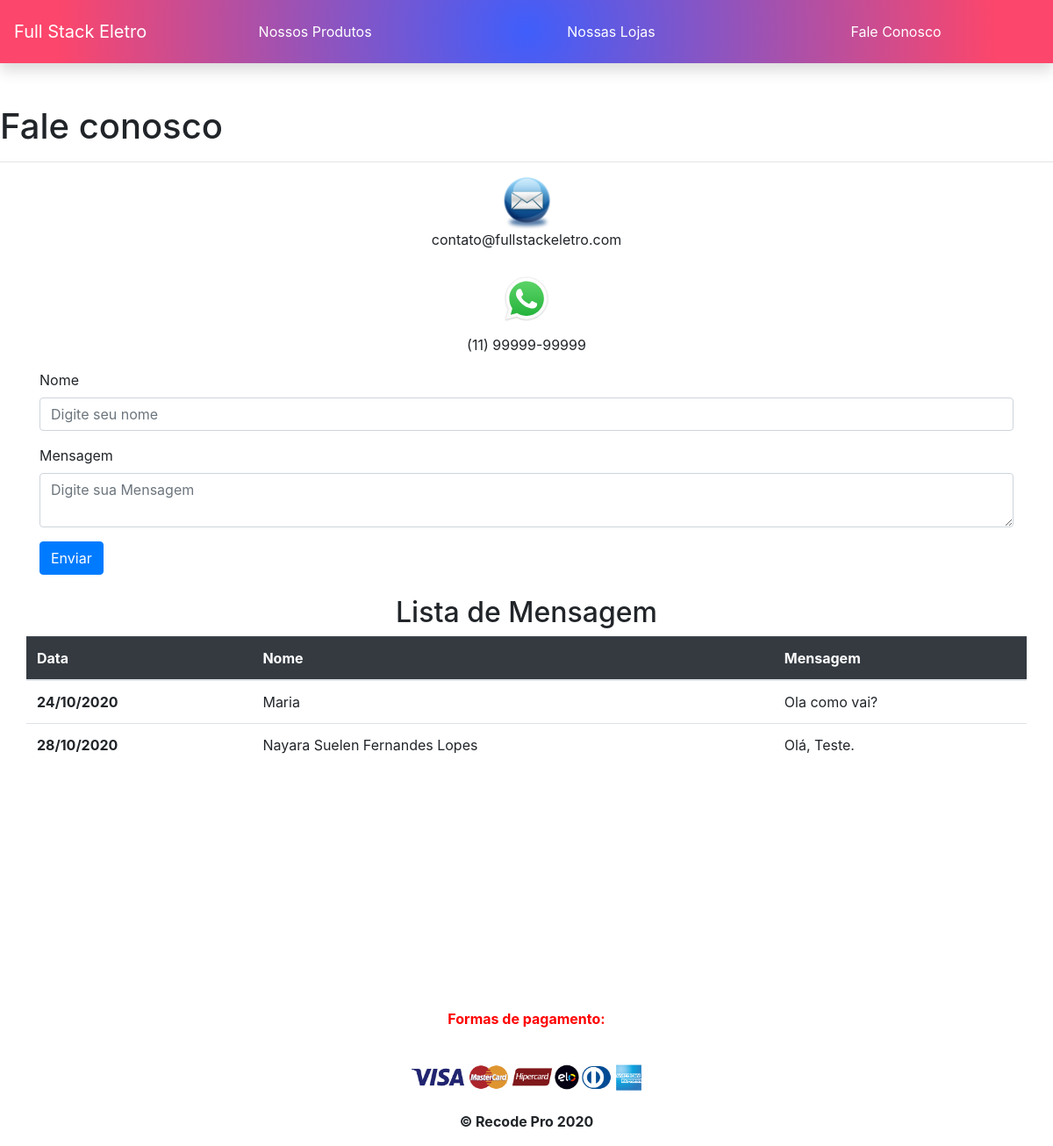
Before: /fale_conosco.php with the older database file.
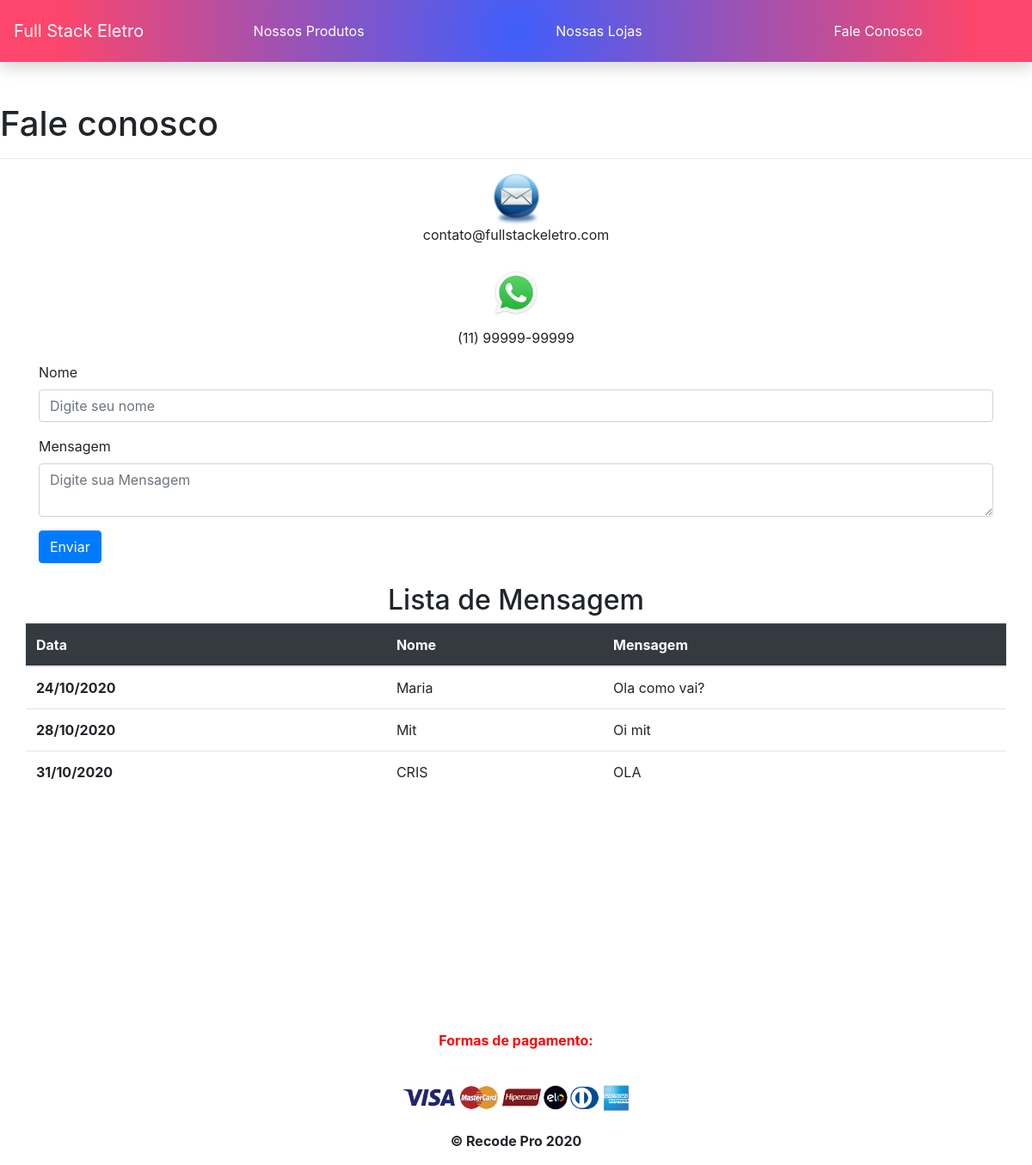
After: the same page with the newer database file.
### tables this page shows
CREATE TABLE `comentarios` (
  `id_comentario` int(11) NOT NULL,
  `nome` varchar(100) NOT NULL,
  `msg` varchar(255) NOT NULL,
  `data` datetime DEFAULT current_timestamp()
);

### fale_conosco.php (the view, shortened to what this page needs)
<?php
  $servername = "localhost";
  $username = "root";
  $password = "";
  $database = "fseletro";
  $conn = mysqli_connect($servername, $username, $password, $database);
?>
<!DOCTYPE html>
<html lang="pt-br">
<head>
  <link rel="stylesheet" href="./css/styles.css" />
  <link rel="stylesheet" href="https://cdn.jsdelivr.net/npm/bootstrap@4.5.3/dist/css/bootstrap.min.css">
</head>
<body>
  <header>
    <h1 class="mt-4">Fale conosco</h1>
  </header>
  <hr/>
  <section class="container-fluid">
    <div class="contato">
      <img class="img-fluid" src="./img/email.png" id="email">
        <p class="">contato@fullstackeletro.com</p>
        <img class="img-fluid" src="./img/whats.svg" id="whats">
        <p class="">(11) 99999-99999</p>
    </div>
  </section>
  <form class="container" method="post">
    <div class="form-group">
      <label for="nome">Nome</label>
      <input type="text" name="nome" class="form-control" id="nome" aria-describedby="nome" placeholder="Digite seu nome">
    </div>
    <div class="form-group">
      <label for="msg">Mensagem</label>
      <textarea type="password" name="msg" class="form-control" id="msg" placeholder="Digite sua Mensagem"></textarea>
    </div>
      <button type="submit" name="submit"  value="Enviar" class="btn btn-primary">Enviar</button>
  </form>
  <h2 class="mt-4 text-center">Lista de Mensagem</h2>
    <table class=" container table">
      <thead class="table-dark">
        <tr>
          <th scope="col">Data</th>
          <th scope="col">Nome</th>
          <th scope="col">Mensagem</th>
        </tr>
      </thead>
      <tbody>
        <tr>
          <?php
            $sql = "select * from comentarios";
            $result = $conn->query($sql);
            if($result->num_rows > 0){
              while($rows = $result->fetch_assoc()){
          ?>
                <th scope="row"><?php echo date('d/m/Y', strtotime($rows['data']));?></th>
                <td scope="row"><?php echo $rows['nome']?></td>
                <td scope="row"><?php echo $rows['msg']?></td>
        </tr>
            <?php
              }
            }else{
              echo "Nenhum comentário ainda!!!";
            }
            ?>
        </tbody>
    </table>
</body>
</html>

### css/styles.css (style rules this page uses)
body { font-family: Arial, Helvetica, sans-serif; }
hr { border: 1px solid #DADADA; width: 100%; }
#email { width: 60px; }
#whats { width: 120px; }
footer #formas_pagamento { color: red; }
footer#rodape { text-align: center; font-weight: bolder; margin-top: 23%; }
footer#rodape img { width: 300px; }
.navbar { background: rgb(63,94,251); background: radial-gradient(circle, rgba(63,94,251,1) 0%, rgba(252,70,107,1) 89%); }
.navbar-nav, .mr-auto { flex: 1; margin: auto !important; display: flex; justify-content: space-around; }
.container-fluid, .contato { text-align: center; }

Changed rows visible on the page:
removed comentarios: data "28/10/2020", nome "Nayara Suelen Fernandes Lopes", msg "Olá, Teste."
added comentarios: data "28/10/2020", nome "Mit", msg "Oi mit"
added comentarios: data "31/10/2020", nome "CRIS", msg "OLA"
